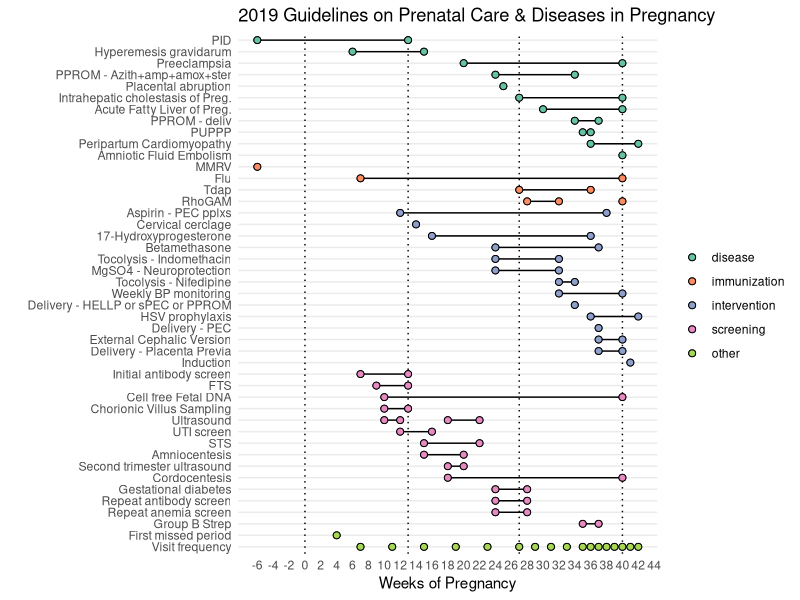
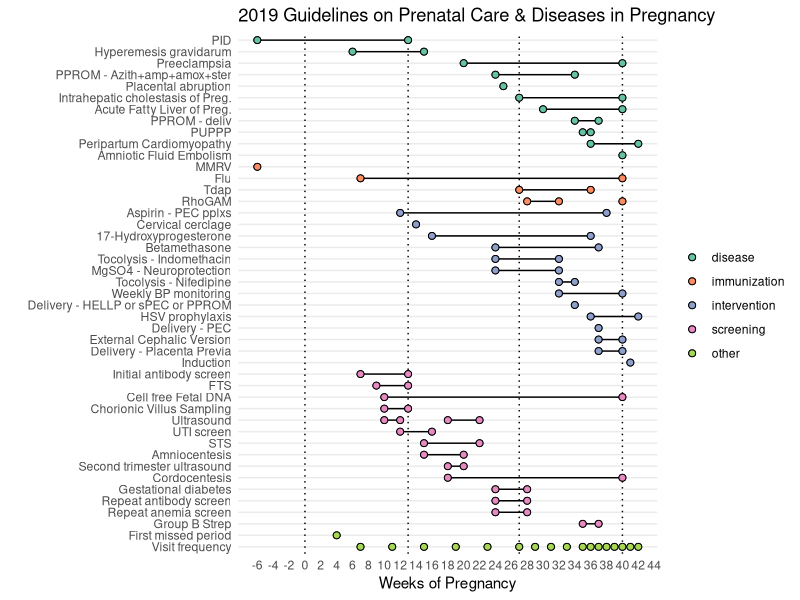
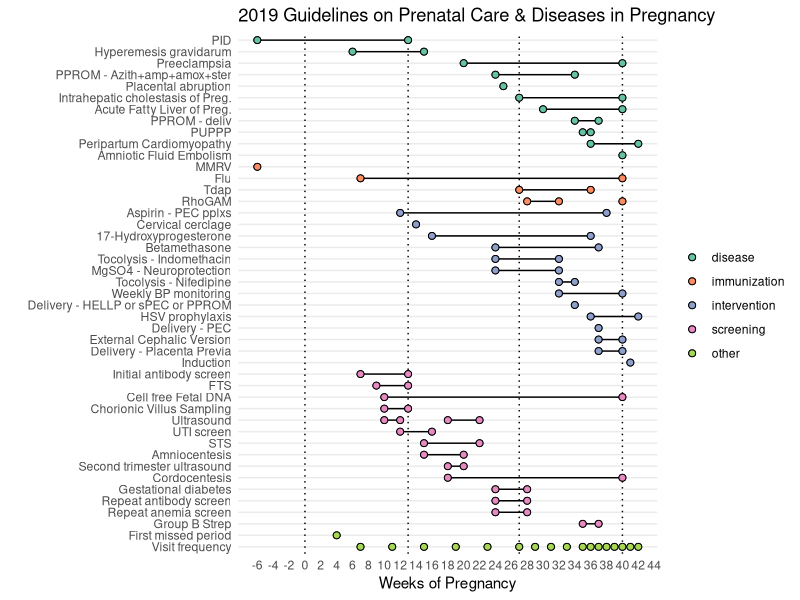

Generate these figures, in order, with R:
## Goal: create a graphic to display care during pregnancy 
## as a function of time

library(tidyverse)
library(here)

trimesters <- tibble(week = c(0, 13, 27, 40), type="trimester")
visit_freq <- tibble(week = c(seq(from = 7, to = 28, by = 4), 
                              seq(from=29, to = 36, by = 2), 
                              seq(from=36, to = 42, by = 1)), type = "Visit frequency",
                    label = "First visit") %>% 
              mutate(label=ifelse(week == week[1], label, NA))
missed_period <- tibble(week = 4, type="First missed period")
tdap <- tibble(week = c(27,36), type="Tdap", clss="immunization")
flu <- tibble(week = c(7,40), type="Flu", clss = "immunization")
first_trim_screen <- tibble(week = c(9,13), type="FTS", clss = "screening") #aneuploidy
cell_free_fetal_dna <- tibble(week = c(10, 40), type = "Cell free Fetal DNA", clss = "screening")
sec_trim_screen <- tibble(week = c(15,22), type="STS", clss = "screening") #NT defects + aneuploidy
sec_trim_ultrasound <- tibble(week = c(18,20), type = "Second trimester ultrasound", clss = "screening")
amniocentesis <- tibble(week = c(15,20), type="Amniocentesis", clss = "screening") #definitive
cvs <- tibble(week = c(10,13), type="Chorionic Villus Sampling", clss = "screening")
cordocentesis <- tibble(week = c(18,40), type="Cordocentesis", clss = "screening")
rhogam <- tibble(week = c(28,32, 40), type="RhoGAM", clss = "immunization")  
ultrasound <- tibble(week = c(10,12, 18, 22), type = "Ultrasound", clss = "screening")
gestational_diabetes <- tibble(week = c(24, 28), type = "Gestational diabetes", clss = "screening")
antibody_screen_initial <- tibble(week=c(7,13), type = "Initial antibody screen", clss = "screening") #first prenatal visit
antibody_screen <- tibble(week = c(24,28), type = "Repeat antibody screen", clss = "screening")# (Rh(D) neg. only)") 
anemia_screen <- tibble(week = c(24,28), type = "Repeat anemia screen", clss = "screening") 
gbs_screen <- tibble(week=c(35,37), type= "Group B Strep", clss = "screening")
induction <- tibble(week = c(41), type = "Induction", clss = "intervention")
hellp_delivery <- tibble(week = 34, type = "Delivery - HELLP or sPEC or PPROM", clss = "intervention")
pec_delivery <- tibble(week=37, type = "Delivery - PEC", clss = "intervention")
cervical_cerclage <- tibble(week = c(14), type = "Cervical cerclage", clss = "intervention")
fetal_fibronectin <- tibble(week = c(22, 35), type = "Fetal fibronectin", clss = "intervention")
## to reduce risk of Premature labor, give 17-Hydroxyprogesterone weekly starting at week 16-20 until week 36
hydroxyprogesterone_17 <- tibble(week = c(16, 36), type = "17-Hydroxyprogesterone", clss = "intervention") 
betamethasone <- tibble(week = c(24, 37), type = "Betamethasone", clss = "intervention") # for fetal lung maturation
cerclage <- tibble(week = c(14), type = "Cervical cerclage", clss = "intervention") #for incompetent cervix
bacteriuria <- tibble(week = c(12,16), type = "UTI screen", clss = "screening")
hsv_prophylaxis <- tibble(week=c(36, 42), type = "HSV prophylaxis", clss = "intervention")
pid <- tibble(week = c(-6,13), type = "PID", clss = "disease") #pid? more common in first trimester and before conception (cervical mucous thickens after that)
mmrv <- tibble(week = -6, type = "MMRV", clss = "immunization")
intrahepatic_cholestatis_preg <- tibble(week = c(27,40), type = "Intrahepatic cholestasis of Preg.", clss = "disease") #delivery at 37 weeks
aflp <- tibble(week = c(30,40), type = "Acute Fatty Liver of Preg.", clss= "disease") #third trimester, typically
amniotic_fluid_embol <- tibble(week = 40, type = "Amniotic Fluid Embolism", clss = "disease") #occurs at delivery or immediately post-partum, May present with DIC.
external_cephalic_version <- tibble(week = c(37,40), type = "External Cephalic Version", clss = "intervention")
delivery_placenta_previa <- tibble(week = c(37, 40), type = "Delivery - Placenta Previa", clss = "intervention")
peripartum_cardiomyopathy <- tibble(week = c(36, 42), type = "Peripartum Cardiomyopathy", clss = "disease")
indomethacin_tocolysis <- tibble(week = c(24, 32), type = "Tocolysis - Indomethacin", clss = "intervention") # only give tocolysis to women at a gestational age (< 34 weeks) when delay in delivery for 48 hours would provide benefit to newborn (buys you time to give steroids for lung maturity)
nifedipine_tocolysis <- tibble(week = c(32, 34), type = "Tocolysis - Nifedipine", clss = "intervention")
magnesium_sulfate_neuroprotect <- tibble(week = c(24, 32), type = "MgSO4 - Neuroprotection", clss = "intervention") # give when pretern birth is anticipated in next 24 hours
hyperemesis_gravidarum <- tibble(week = c(6,15), type = "Hyperemesis gravidarum", clss = "disease")
weekly_BPPs_gest_htn <- tibble(week = c(32, 40), type = "Weekly BP monitoring", clss = "intervention")
puppp <- tibble(week = c(35,36), type = "PUPPP", clss = "disease")
preeclampsia <- tibble(week = c(20, 40), type = "Preeclampsia", clss="disease")
placental_abruption <- tibble(week = c(25), type = "Placental abruption", clss = "disease")
pprom_abx_ster <- tibble(week = c(24,34), type = "PPROM - Azith+amp+amox+ster", clss = "disease")
pprom_deliv <- tibble(week = c(34,37), type="PPROM - deliv", clss = "disease")
aspirin_pplx_pec <- tibble(week = c(12, 38), type = "Aspirin - PEC pplxs", clss = "intervention")

d <- bind_rows(visit_freq, missed_period, tdap, flu, 
               first_trim_screen, sec_trim_screen, cell_free_fetal_dna,
               sec_trim_ultrasound,
               amniocentesis, cvs,
               cordocentesis, rhogam, ultrasound,
               gestational_diabetes, antibody_screen,
               anemia_screen, gbs_screen, induction,
               hydroxyprogesterone_17, betamethasone,
               cerclage, hsv_prophylaxis, bacteriuria, antibody_screen_initial,
               hellp_delivery, pid, mmrv, intrahepatic_cholestatis_preg, 
               amniotic_fluid_embol, pec_delivery, aflp,
               external_cephalic_version, delivery_placenta_previa,
               peripartum_cardiomyopathy, indomethacin_tocolysis,
               magnesium_sulfate_neuroprotect, nifedipine_tocolysis,
               hyperemesis_gravidarum, weekly_BPPs_gest_htn, puppp,
               preeclampsia, placental_abruption,
               pprom_deliv, pprom_abx_ster, aspirin_pplx_pec) %>% 
    group_by(clss) %>% arrange(clss, week) %>% 
    ungroup() %>%   
  mutate(type = ordered(type, levels = rev(unique(type)))) %>%
  replace_na(list(clss = "other")) %>%
  mutate(clss=ordered(clss, levels = c("disease", "immunization", "intervention", "screening", "other")))
  
two_points <- d %>% select(week, type) %>% 
  group_by(type) %>% 
  summarise(count = n()) %>% 
  filter(count == 2) %>% 
  pull(type)

weeks_represented <- unique(d$week) %>% sort()

ggplot(d, aes(x=week, y=type, fill=clss, label=label)) + 
  geom_vline(xintercept = trimesters$week, linetype="dotted") + 
  geom_point(pch=21, size=2) + 
  geom_line(data = subset(d, type %in% two_points)) + 
  geom_line(data = subset(d, type %in% "RhoGAM" & week <40)) +
  geom_line(data = subset(d, type %in% "Ultrasound" & week >=14)) +
  geom_line(data = subset(d, type %in% "Ultrasound" & week <14)) +
  geom_point(pch=21, size=2) + 
  theme_minimal() +
  ylab("") + xlab("Weeks of Pregnancy") +
  labs(fill="") +
  theme(panel.grid.major.x = element_blank(), panel.grid.minor.x = element_blank()) +
  scale_x_continuous(breaks = seq(-6, 44, 2)) + 
  scale_fill_brewer(palette = "Set2") +
  ggtitle("2019 Guidelines on Prenatal Care & Diseases in Pregnancy")
  
ggsave(filename = "ob_timeline.png", 
       device = "png", path = here("images/"), 
       width = 6.4, height = 4.6, scale = 1.6 )

ggsave(filename = "ob_timeline.pdf", 
       device = "pdf", path = here("images/"), 
       width = 6.4, height = 4.6, scale = 1.6 )

